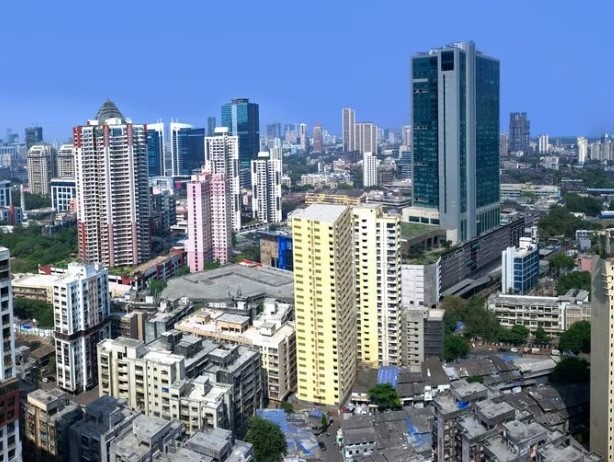
#> input picture LGM_TASK_4/mumbai.jpg, 614 x 462 px, found by its file name
$ jupyter execute LGM_TASK_4.ipynb
#> lines starting #> are read from the running program, lines starting #| are printed output that depends on the picture
LetsGrowMore Virtual Internship Program

Task : Image to Pencil Sketch with Python.

[cell 1]
import cv2
import matplotlib.pyplot as plt

[cell 2]
img = cv2.imread("/content/mumbai.jpg")
#> img is the input picture: shape (462, 614, 3); mean B, G, R 154.3, 128.5, 110.7
img = cv2.cvtColor(img, cv2.COLOR_BGR2RGB)
plt.figure(figsize = (7,7))
plt.imshow(img)
plt.title("Orignal Image")
plt.show()

[cell 3]
img_gray = cv2.cvtColor (img, cv2.COLOR_RGB2GRAY)
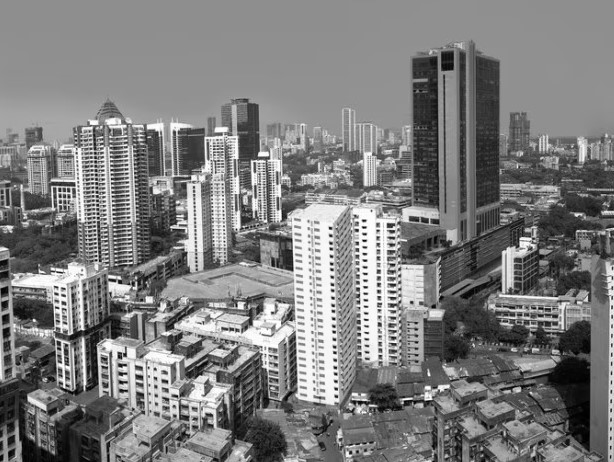
#> img_gray: shape (462, 614); min 0, max 255, mean 126.1
plt.figure(figsize = (7,7))
plt.imshow(img_gray, cmap = "gray")
plt.title("GrayScale Image")
plt.show()

[cell 4]
img_invert = cv2.bitwise_not(img_gray)
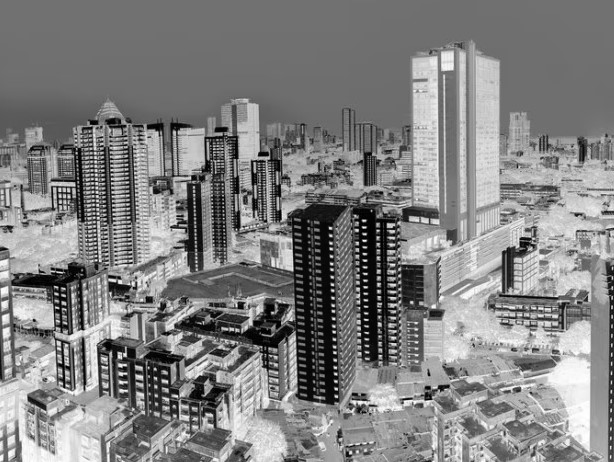
#> img_invert: shape (462, 614); min 0, max 255, mean 128.9
plt.figure(figsize = (7,7))
plt.imshow(img_invert, cmap = "gray")
plt.title("Inverted Image")
plt.axis("off")
plt.show()

[cell 5]
img_smoothing = cv2.GaussianBlur(img_invert, (23,23), sigmaX =0, sigmaY =0)
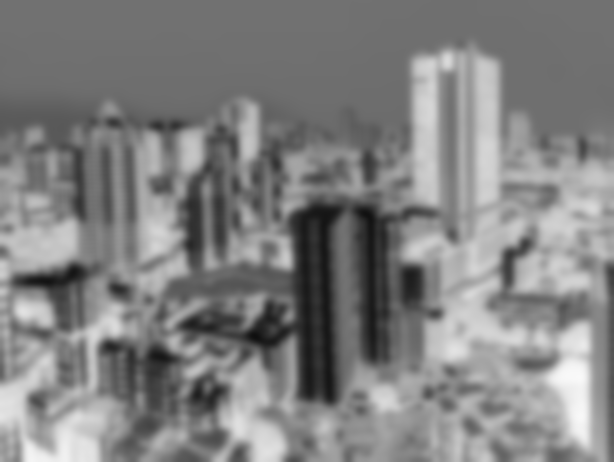
#> img_smoothing: shape (462, 614); min 15, max 249, mean 129
plt.figure(figsize = (7,7))
plt.imshow(img_smoothing, cmap = "gray")
plt.title("Blur Image")
plt.axis("off")
plt.show()

[cell 6]
final_img = cv2.divide(img_gray, 255-img_smoothing, scale = 255)
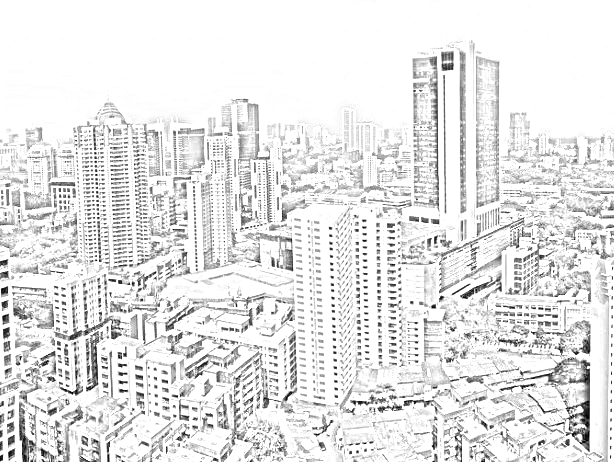
#> final_img: shape (462, 614); min 0, max 255, mean 229.8
plt.figure(figsize = (7,7))
plt.imshow(final_img, cmap = "gray")
plt.title("Final Sketch Image")
plt.axis("off")
plt.show()

[cell 7]
plt.figure(figsize = (10,10))
plt.subplot(1,5,1)
plt.imshow(img)
plt.axis("off")
plt.title("Inverted Image")

plt.subplot(1,5,2)
plt.imshow(img_gray, cmap = "gray")
plt.axis("off")
plt.title("GrayScale Image")

plt.subplot(1,5,3)
plt.imshow(img_invert, cmap = "gray")
plt.axis("off")
plt.title("Inverted Image")

plt.subplot(1,5,4)
plt.imshow(img_smoothing, cmap = "gray")
plt.axis("off")
plt.title("Blur Image")

plt.subplot(1,5,5)
plt.imshow(final_img, cmap ="gray")
plt.axis("off")
plt.title("Final Sketch Image")

plt.show()
